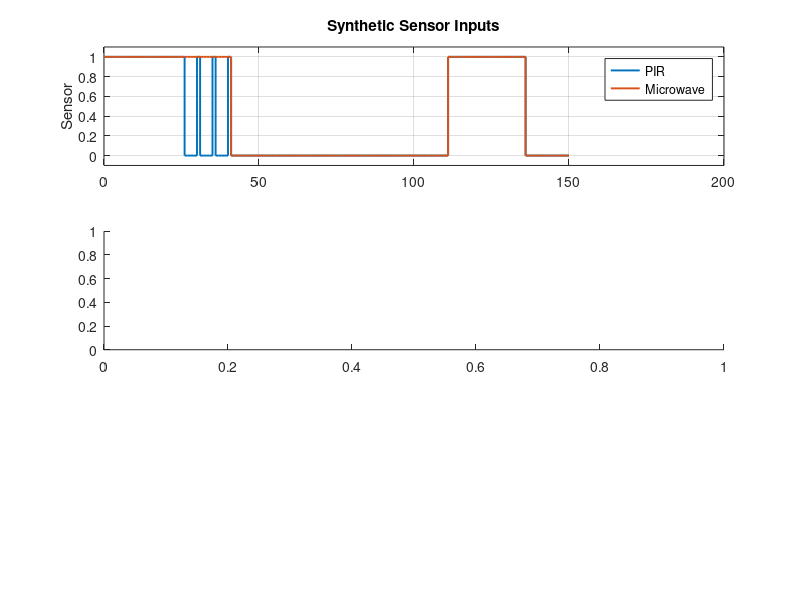

This chart was generated by the following MATLAB code: (Note: this script raises an error after producing the figure.)
%% Automated Occupancy Detecting AC Control System
% Reference MATLAB simulation derived from the project report/paper.
% Time scaling used by the documented simulation:
%   1 simulation second = 1 real-world minute
% Eco threshold: 15 minutes of continuous vacancy
% Deep Eco / OFF threshold: 60 minutes of continuous vacancy
%
% This script is a reproducible reference implementation. If the original
% project MATLAB source becomes available, keep that source as the primary
% implementation and retain this file only as a documented example.

clear; clc; close all;

%% Simulation timeline (150 simulated seconds = 150 represented minutes)
t = 0:1:150;

%% Example sensor inputs
% 1 = sensor detects occupancy/movement, 0 = no detection.
% The pattern intentionally includes occupied and unoccupied intervals long
% enough to exercise Normal, Eco and OFF states.
pir = zeros(size(t));
mw  = zeros(size(t));

% Occupied: 0-25 min
pir(t <= 25) = 1;
mw(t <= 25)  = 1;

% Partial/stationary detections: 26-40 min
% Microwave continues detecting while PIR intermittently misses movement.
mw(t >= 26 & t <= 40) = 1;
pir(t >= 26 & t <= 40 & mod(t,5)==0) = 1;

% Unoccupied: 41-110 min -> Eco after 15 min, OFF after 60 min
% Reoccupied: 111-135 min
pir(t >= 111 & t <= 135) = 1;
mw(t >= 111 & t <= 135)  = 1;

% Final vacancy: 136-150 min

%% Sensor fusion
% The documentation states that PIR and Microwave sensors are combined.
% For this reference script, occupancy is asserted when either sensor
% detects presence. Modify this rule if the final Simulink implementation
% uses a different fusion strategy.
occupied = (pir | mw);

%% Control-state simulation
% State codes: 2 = Normal, 1 = Eco, 0 = Deep Eco/OFF
state = zeros(size(t));
absence_minutes = 0;

for k = 1:numel(t)
    if occupied(k)
        absence_minutes = 0;
        state(k) = 2;                    % Normal mode
    else
        if k > 1
            absence_minutes = absence_minutes + (t(k)-t(k-1));
        end

        if absence_minutes >= 60
            state(k) = 0;                % Deep Eco / OFF
        elseif absence_minutes >= 15
            state(k) = 1;                % Eco mode
        else
            state(k) = 2;                % Keep Normal during short absence
        end
    end
end

%% Display transition summary
fprintf('Simulation duration: %d represented minutes\n', t(end));
fprintf('Eco threshold: 15 minutes vacancy\n');
fprintf('Deep Eco/OFF threshold: 60 minutes vacancy\n\n');

transition_idx = [1, find(diff(state) ~= 0) + 1];
for idx = transition_idx
    if state(idx) == 2
        label = 'NORMAL';
    elseif state(idx) == 1
        label = 'ECO';
    else
        label = 'DEEP ECO / OFF';
    end
    fprintf('t = %3d min -> %s\n', t(idx), label);
end

%% Plot
figure('Name','Occupancy-Based AC Control Simulation');

subplot(3,1,1);
stairs(t, pir, 'LineWidth', 1.4); hold on;
stairs(t, mw,  'LineWidth', 1.4);
ylim([-0.1 1.1]);
ylabel('Sensor');
legend('PIR','Microwave','Location','best');
grid on;
title('Synthetic Sensor Inputs');

subplot(3,1,2);
stairs(t, occupied, 'LineWidth', 1.5);
ylim([-0.1 1.1]);
ylabel('Occupied');
grid on;
title('Fused Occupancy Signal');

subplot(3,1,3);
stairs(t, state, 'LineWidth', 1.6);
yticks([0 1 2]);
yticklabels({'OFF','Eco','Normal'});
ylabel('AC Mode');
xlabel('Represented time (minutes)');
grid on;
title('Staged AC Control State');

%% Optional: save output figure
% exportgraphics(gcf, fullfile('..','results','figures','control_simulation.png'));
